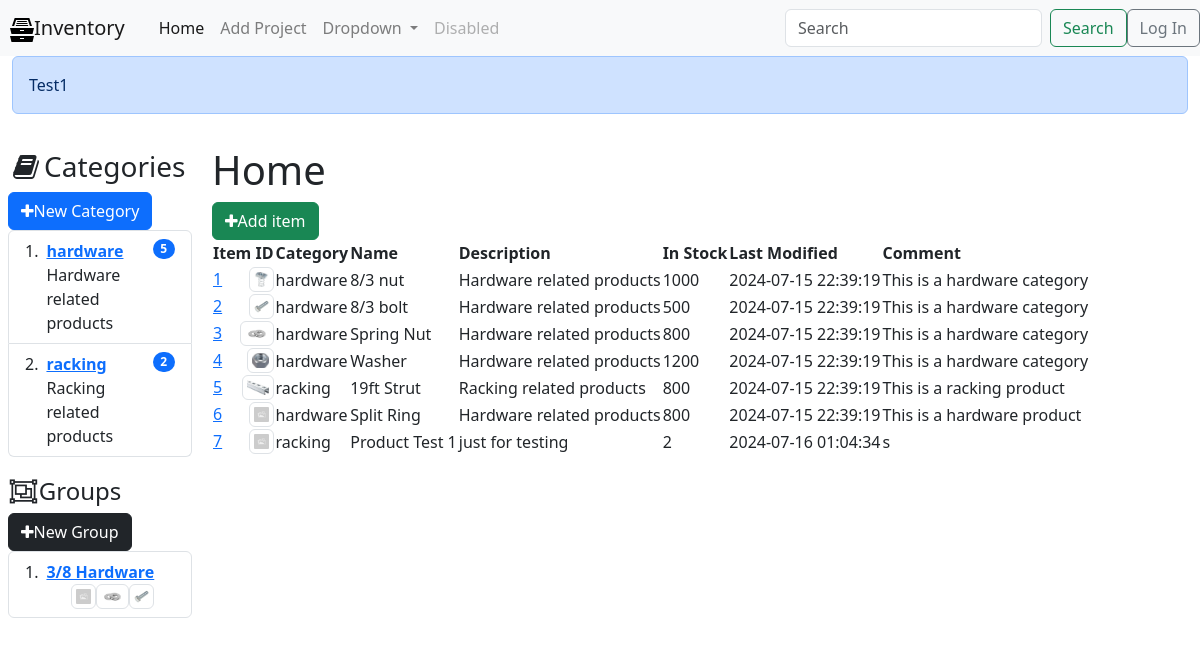
Before: / with the older database file.
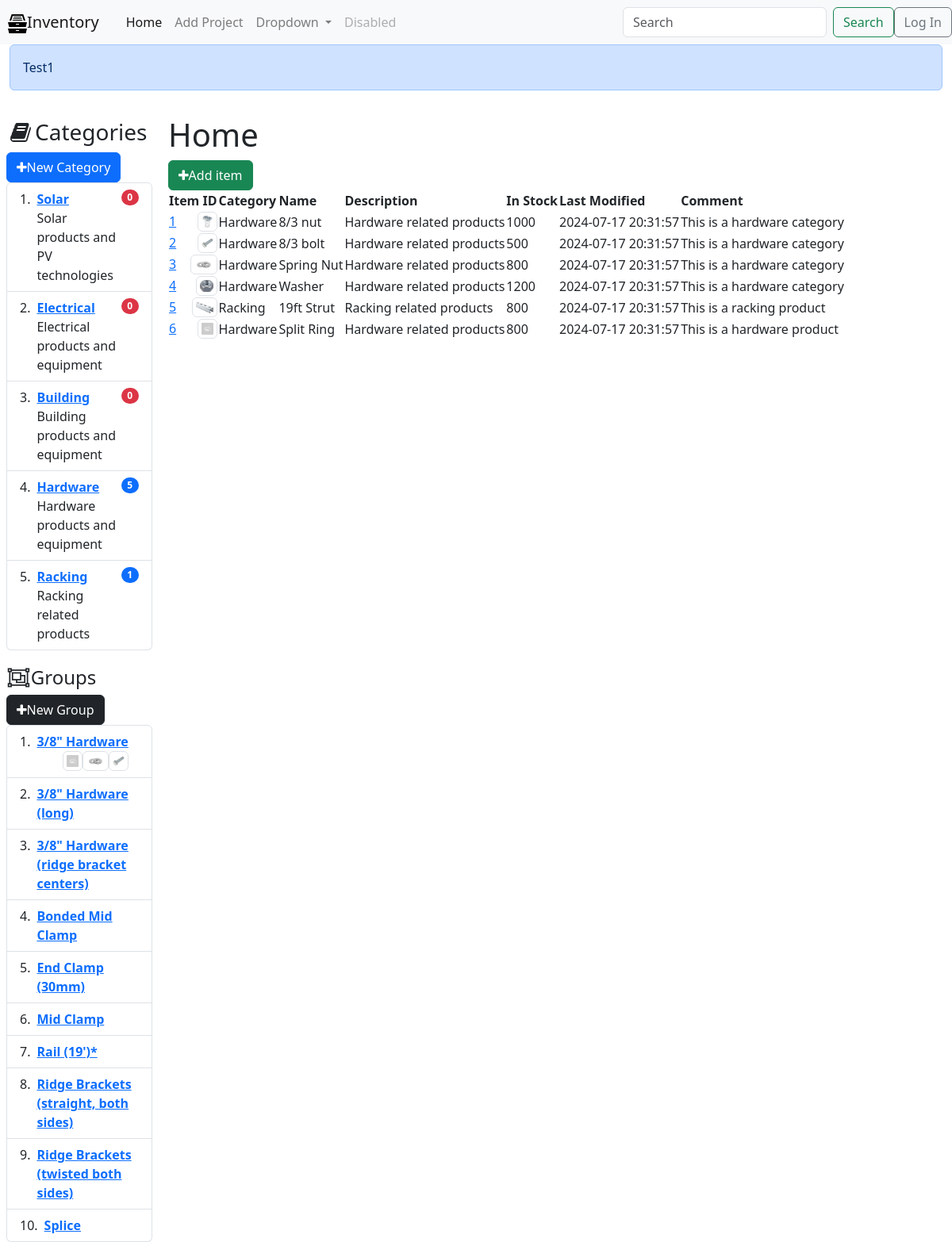
After: the same page with the newer database file.
### tables this page shows
CREATE TABLE categories (
  id INTEGER PRIMARY KEY AUTOINCREMENT,
  name VARCHAR(255),
  description TEXT NOT NULL DEFAULT '',
  comment TEXT DEFAULT NULL,
  datetime_added TIMESTAMP DEFAULT CURRENT_TIMESTAMP,
  last_modified TIMESTAMP DEFAULT CURRENT_TIMESTAMP
);

CREATE TABLE groups (
  id INTEGER PRIMARY KEY AUTOINCREMENT,
  name varchar(225) NOT NULL DEFAULT '',
  list varchar(255) NOT NULL default ''
);

CREATE TABLE media (
  id INTEGER PRIMARY KEY AUTOINCREMENT,
  href VARCHAR(255) NOT NULL DEFAULT '',
  comment TEXT NOT NULL DEFAULT ''
);

CREATE TABLE products (
  id INTEGER PRIMARY KEY AUTOINCREMENT,
  id_category INTEGER NOT NULL DEFAULT 0,
  id_media INTEGER NOT NULL DEFAULT 0,
  name VARCHAR(255),
  brand VARCHAR(30),
  description TEXT NOT NULL DEFAULT '',
  instock INTEGER NOT NULL DEFAULT 0,
  comment TEXT NOT NULL DEFAULT '',
  visible INT(1) NOT NULL,
  datetime_added TIMESTAMP DEFAULT CURRENT_TIMESTAMP,
  last_modified TIMESTAMP DEFAULT CURRENT_TIMESTAMP
);

### main.py (the view)
@app.route('/')
def index():
    flash("Test1", 'primary')
    get_flashed_messages()
    conn = get_db_connection()
    categories = get_categories_ls()
    products = get_product_ls()
    groups, groups_id_ls = get_group_ls()
    conn.close()
    return render_template('index.html',
                           title="Home",
                           categories=categories,
                           products=products,
                           groups=groups,
                           groups_id_ls=groups_id_ls)

### main.py (called while the page is built)
def get_db_connection():
    conn = sqlite3.connect('database.db')
    conn.row_factory = sqlite3.Row
    return conn

def get_group_ls():
    id_ls = []
    conn = get_db_connection()
    cur = conn.cursor()
    cur.execute("SELECT id, name, list FROM groups ORDER BY name")
    group_ls = cur.fetchall()
    try:
        for group in group_ls:
            product_ls = [int(ele) for ele in group['list'].split(',')]
            print(product_ls)
            id_ls.append(product_ls)
    except Exception as e:
        print(e)
        print('List has no elements or not an integer list')
        if group_ls[0] == '':
            id_ls.append([])
    conn.close()
    return group_ls, id_ls

def get_categories_ls():
    conn = get_db_connection()
    cur = conn.cursor()
    cur.execute(
        "SELECT c.id AS id, c.name AS name, c.description AS description, c.comment AS comment, COUNT(p.id) AS products_count FROM categories c LEFT JOIN products p ON c.id = p.id_category GROUP BY c.id, c.name"
    )
    categories = cur.fetchall()
    conn.close()
    return categories

def get_product_ls():
    conn = get_db_connection()
    cur = conn.cursor()
    cur.execute(
        "SELECT p.id AS id, p.name AS name, p.description AS description, p.instock AS instock, p.comment AS comment, p.visible AS visible, p.last_modified AS last_modified, c.id AS id_category, c.name AS name_category, c.description AS description_category, c.comment AS comment_category, m.href AS link FROM products p LEFT JOIN categories c ON p.id_category = c.id LEFT JOIN media m ON p.id_media = m.id"
    )
    products = cur.fetchall()
    conn.close()
    return products

### templates/index.html
{% extends 'base.html' %}
{% block content %}
    <h1>{{title}}</h1>
    <div id="toolbar">
      <a href="/addproduct/"><button type="button" class="btn btn-success"><i class="fa fa-plus"></i>Add item</button></a>
    </div>
    <table
      id="main_table"
       data-toggle="table">
      <thead>
        <tr>
          <th>Item ID</th>
          <th>Category</th>
          <th>Name</th>
            <th>Description</th>
            <th>In Stock</th>
            <th>Last Modified</th>
            <th>Comment</th>
        </tr>
      </thead>
      <tbody>
          {% for product in products %}
        <tr>
          <td><a href="{{ url_for('displayInfo', id=product['id']) }}">{{ product['id'] }}<img class="img-thumbnail force-small float-right" src="{{ url_for('static', filename=product['link'])}}"></a></td>
          <td>{{ product['name_category']}}</td>
            <td>{{ product['name'] }}</td>
            <td>{{ product['description'] }}</td>
            <td>{{ product['instock'] }}</td>
            <td>{{ product['last_modified'] }}</td>
            <td>{{ product['comment'] }}</td>
        </tr>
          {% endfor %}
      </tbody>
    </table>
{% endblock %}

### templates/base.html (shortened to what this page needs)
<!DOCTYPE html>
<html lang="en">
  <head>
      <link rel="stylesheet" href="{{ url_for('static', filename='font-awesome/css/font-awesome.min.css') }}">
    <link rel="stylesheet" href="{{ url_for('static', filename='css/styles.css') }}">
    <link rel="stylesheet" href="https://cdn.jsdelivr.net/npm/bootstrap@4.5.3/dist/css/bootstrap.min.css">
    <link rel="stylesheet" href="https://cdn.jsdelivr.net/npm/bootstrap@5.3.3/dist/css/bootstrap.min.css">
    <link rel="stylesheet" href="https://cdn.jsdelivr.net/npm/bootstrap-icons@1.11.3/font/bootstrap-icons.css">
    <link rel="stylesheet" href="https://cdn.jsdelivr.net/npm/bootstrap-table@1.22.6/dist/bootstrap-table.min.css">
  </head>
  <body>
      <nav class="navbar navbar-expand-lg navbar-light bg-light">
        <a class="spacing navbar-brand" href="/">Inventory</a>
        <div class="collapse navbar-collapse" id="navbarSupportedContent">
          <ul class="navbar-nav mr-auto">
            <li class="nav-item active">
              <a class="nav-link" href="/">Home <span class="sr-only">(current)</span></a>
            </li>
            <li class="nav-item">
              <a class="nav-link" href="{{ url_for('addproject') }}">Add Project</a>
            </li>
            <li class="nav-item dropdown">
              <a class="nav-link dropdown-toggle" href="#" id="navbarDropdown" role="button" data-toggle="dropdown" aria-haspopup="true" aria-expanded="false">
                Dropdown
              </a>
            </li>
            <li class="nav-item">
              <a class="nav-link disabled" href="#" tabindex="-1" aria-disabled="true">Disabled</a>
            </li>
          </ul>
          <form class="form-inline my-2 my-lg-0">
            <input class="form-control mr-sm-2" type="search" placeholder="Search" aria-label="Search">
            <button class="btn btn-outline-success my-2 my-sm-0" type="submit">Search</button>
          </form>
          <a href="{{ url_for('login') }}">
          <button type="button" class="btn btn-outline-secondary">Log In</button></a>
        </div>
      </nav>
    <div class="container-fluid">
      {% with messages = get_flashed_messages(with_categories=true) %}
        {% if messages %}
          {% for category, message in messages %}
            <div class="alert alert-{{ category }}">{{ message }}</div>
          {% endfor %}
        {% endif %}
      {% endwith %}
    <div class="row flex-nowrap">
      <div class="col-auto col-md-3 col-xl-2 px-sm-2 px-0">
        <h3 style="padding-top: 20px;"><i class="fa fa-book fa-fw" aria-hidden="true"></i>Categories</h3>
        <div id="toolbar">
          <a href="/addcategory/"><button type="button" class="btn btn-primary"><i class="fa fa-plus"></i>New Category</button></a>
        </div>
        <ol class="list-group list-group-numbered">
          {% for category in categories %}
          {% if title==category['name'] %}
          <li class="list-group-item d-flex justify-content-between align-items-start bg-primary text-light">
          {% else %}
            <li class="list-group-item d-flex justify-content-between align-items-start">
              {% endif %}
            <div class="ms-2 me-auto">
              <div class="fw-bold">
                {% if title==category['name'] %}
                <a class="link-light" href="{{ url_for('category', id=category['id']) }}">{{ category['name']}}</a>
                {% else %}
                <a href="{{ url_for('category', id=category['id']) }}">{{ category['name']}}</a>
                {% endif %}
              </div>
              {{category['description']}}
            </div>
              {% if title==category['name'] %}
              <span class="badge text-bg-light rounded-pill">{{category['products_count']}}</span>
              {% else %}
              {% if category['products_count'] == 0 %}
              <span class="badge text-bg-danger rounded-pill">{{category['products_count']}}</span>
              {% else %}
              <span class="badge text-bg-primary rounded-pill">{{category['products_count']}}</span>
              {% endif %}
              {% endif %}
          </li>
          {% endfor %}
        </ol>
        <h4 style="padding-top: 20px;"><i class="fa fa-object-group fa-fw" aria-hidden="true"></i>Groups</h4>
        <div id="toolbar">
          <a href="/addcategory/"><button type="button" class="btn btn-dark"><i class="fa fa-plus"></i>New Group</button></a>
        </div>
        <ol class="list-group list-group-numbered">
          {% for group in groups %}
          {% if title==group['name'] %}
          <li class="list-group-item d-flex justify-content-between align-items-start bg-primary text-light">
          {% else %}
            <li class="list-group-item d-flex justify-content-between align-items-start">
              {% endif %}
            <div class="ms-2 me-auto">
              <div class="fw-bold">
                {% if title==group['name'] %}
                <a class="link-light" href="">{{ group['name']}}</a>
                {% else %}
                <a href="">{{ group['name']}}</a>
                {% endif %}
              </div>
              {% set id_group = groups_id_ls[loop.index-1] %}
              {% for id_no in id_group %}
              {% set link_name = products[id_no-1]['link'] %}
              <a href="{{ url_for('displayInfo', id=id_no) }}"><img class="img-thumbnail force-small float-right" src="{{ url_for('static', filename=link_name)}}"></a>
              {% endfor %}
            </div>
          </li>
          {% endfor %}
        </ol>
      </div>
      <div class="col py-3 content">
          {% block content %} {% endblock %}
      </div>
    </div>
      </div>
  </body>
</html>

### static/css/styles.css (style rules this page uses)
.spacing { padding-left: 10px; padding-right: 10px; }
.force-small { max-height: 25px !important; width: auto !important; }

Changed rows visible on the page:
removed categories: name "hardware", description "Hardware related products", products_count "5"
removed categories: name "racking", description "Racking related products", products_count "2"
removed products: id "7", href (placeholder picture), name_category "racking", name "Product Test 1", description "just for testing", instock "2", last_modified "2024-07-16 01:04:34", comment "s"
added categories: name "Solar", description "Solar products and PV technologies", products_count "0"
added categories: name "Electrical", description "Electrical products and equipment", products_count "0"
added categories: name "Building", description "Building products and equipment", products_count "0"
added categories: name "Hardware", description "Hardware products and equipment", products_count "5"
added categories: name "Racking", description "Racking related products", products_count "1"
changed groups: name "3/8 Hardware" → "3/8\" Hardware"
added groups: name "3/8\" Hardware (long)"
added groups: name "3/8\" Hardware (ridge bracket centers)"
added groups: name "Bonded Mid Clamp"
added groups: name "End Clamp (30mm)"
added groups: name "Mid Clamp"
added groups: name "Rail (19')*"
added groups: name "Ridge Brackets (straight, both sides)"
added groups: name "Ridge Brackets (twisted both sides)"
added groups: name "Splice"
changed products "8/3 nut": name_category "hardware" → "Hardware"; last_modified "2024-07-15 22:39:19" → "2024-07-17 20:31:57"
changed products "8/3 bolt": name_category "hardware" → "Hardware"; last_modified "2024-07-15 22:39:19" → "2024-07-17 20:31:57"
changed products "Spring Nut": name_category "hardware" → "Hardware"; last_modified "2024-07-15 22:39:19" → "2024-07-17 20:31:57"
changed products "Washer": name_category "hardware" → "Hardware"; last_modified "2024-07-15 22:39:19" → "2024-07-17 20:31:57"
changed products "19ft Strut": name_category "racking" → "Racking"; last_modified "2024-07-15 22:39:19" → "2024-07-17 20:31:57"
changed products "Split Ring": name_category "hardware" → "Hardware"; last_modified "2024-07-15 22:39:19" → "2024-07-17 20:31:57"
